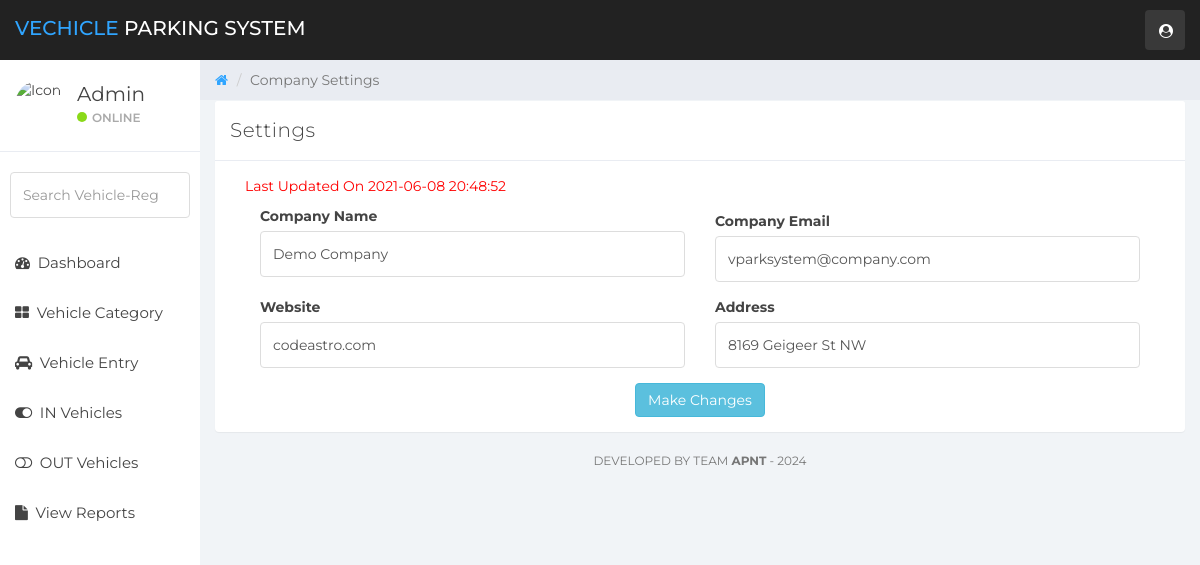
The app's page /setting.php (signed in) with its own data.
### tables this page shows
CREATE TABLE IF NOT EXISTS `settings` (
  `id` int(11) NOT NULL AUTO_INCREMENT,
  `c_name` varchar(255) NOT NULL,
  `c_email` varchar(55) NOT NULL,
  `c_website` varchar(55) NOT NULL,
  `c_address` varchar(255) NOT NULL,
  `last_update` datetime NOT NULL DEFAULT CURRENT_TIMESTAMP,
  PRIMARY KEY (`id`)
);

### setting.php (the view, shortened to what this page needs)
<?php
    include('includes/dbconn.php');
        if (strlen($_SESSION['vpmsaid']==0)) {
            header('location:logout.php');
        } else {
?>
<!DOCTYPE html>
<html>
<head>
	<link href="css/bootstrap.min.css" rel="stylesheet">
	<link href="css/font-awesome.min.css" rel="stylesheet">
	<link href="css/datepicker3.css" rel="stylesheet">
	<link href="css/styles.css" rel="stylesheet">
</head>
<body>
        <?php include 'includes/navigation.php' ?>
		<?php
		include 'includes/sidebar.php'
		?>
	<div class="col-sm-9 col-sm-offset-3 col-lg-10 col-lg-offset-2 main">
		<div class="row">
			<ol class="breadcrumb">
				<li><a href="dashboard.php">
					<em class="fa fa-home"></em>
				</a></li>
				<li class="active">Company Settings</li>
			</ol>
		</div>
		<div class="row">
			<div class="col-lg-12">
			</div>
		</div>
		<div class="panel panel-default">
					<div class="panel-heading">Settings</div>
					<div class="panel-body">
						<div class="col-md-12">
							<form method="POST">
								<div class="form-group">
                                <?php
                                $adminid=$_SESSION['vpmsaid'];
                                $ret=mysqli_query($con,"SELECT * from settings where ID='$adminid'");
                                while ($row=mysqli_fetch_array($ret)) {
                                ?>
                                <p style="color:red;"><?php echo "Last Updated On ", $row['last_update'];  ?></p>
                                <div class="col-lg-6">
									<label>Company Name</label>
									<input type="text" class="form-control" value="<?php  echo $row['c_name'];?>" name="cname" required>
								</div>
                                </div>
                                <div class="col-lg-6">
								<div class="form-group">
									<label>Company Email</label>
									<input type="email" class="form-control" value="<?php  echo $row['c_email'];?>" name="cemail" required>
								</div>
                                </div>
                                <div class="col-lg-6">
								<div class="form-group">
									<label>Website</label>
									<input type="text" class="form-control" name="cwebsite" value="<?php  echo $row['c_website'];?>" required>
								</div>
                                </div>
                                <div class="col-lg-6">
                                <div class="form-group">
									<label>Address</label>
									<input type="address" class="form-control" name="caddress" type="email" value="<?php  echo $row['c_address'];?>" required="true">
								</div>
                                </div>
                                    <center>
                                    <button type="submit" class="btn btn-info" name="set-settings">Make Changes</button>
                                    </center>
								</div>
                                <?php } ?>
						</div>
					</div>
        <?php include 'includes/footer.php'?>
	</div>
</body>
</html>
<?php }  ?>

### css/styles.css (style rules this page uses)
body { background: #f1f4f7; padding-top: 60px; font-size: 14px; color: #444444; font-family: "Montserrat", "Helvetica Neue", Helvetica, Arial, sans-serif; }
p { color: #777; }
a, a:hover, a:focus { color: #30a5ff; }
input.form-control { border: 1px solid #ddd; box-shadow: none; height: 46px; }
.panel { border: 0; }
.panel-heading { font-size: 20px; font-weight: 300; letter-spacing: 0.025em; height: 60px; line-height: 38px; }
.panel-default .panel-heading { background: #fff; border-bottom: 1px solid #e9ecf2; color: #444444; }
.breadcrumb { border-radius: 0; padding: 10px 15px 10px 15px; background: #e9ecf2; margin: 0; }

### records on screen
settings: last_update "2021-06-08 20:48:52", cname "Demo Company", cemail "vparksystem@company.com", cwebsite "codeastro.com", caddress "8169 Geigeer St NW"
